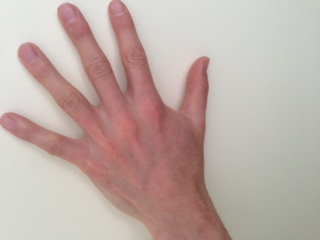
%> input picture images/hands1.jpg, 320 x 240 px
$ octave v5.m   (GNU Octave 9; MATLAB toolbox functions it lacks are replaced by stand-ins)
%> lines starting %> are read from the running program, lines starting %| are printed output that depends on the picture
clc;
close all;
clear;

% [11 lines of commented-out code are left out]

[file,path]=uigetfile('*.pgm','Select image file');
%> the answer given: images/hands1.jpg
ss=strcat(path,file);
img=imread(ss);
%> img is the input picture: size 240x320x3 uint8; mean R, G, B 190.7, 172.4, 165.9

%% Image Standardisation %%
if size(img,3) == 3
    I = rgb2gray(img);
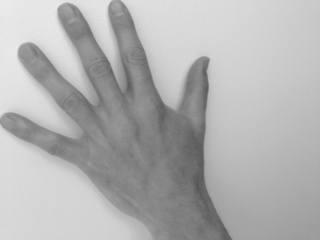
%> I: size 240x320 uint8; min 84, max 235, mean 177.1
end
I = img;
I = imresize(I,[512 512]);
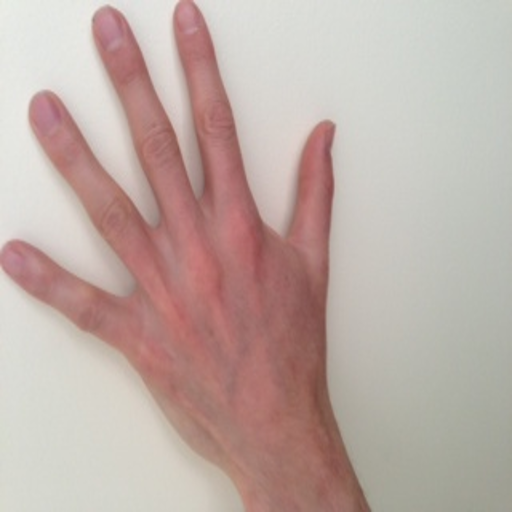
%> I: size 512x512x3 uint8; mean R, G, B 190.7, 172.4, 165.9
I = double(I);
%> I: size 512x512x3 double
figure('Name','Original Image','NumberTitle','off');
imshow(uint8(I));

%% Preprocess Prediction Error %%

Iinv = bitset(I,8,~bitget(I,8));
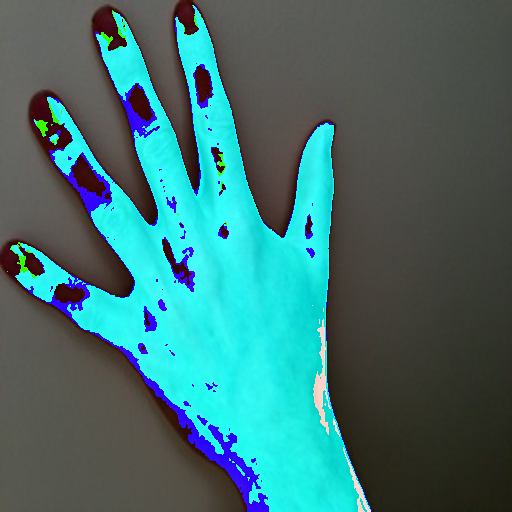
%> Iinv: size 512x512x3 double; mean R, G, B 63.7, 113, 112.7
% figure('Name','I inverse','NumberTitle','off');
% imshow(uint8(Iinv));

pred = zeros(512);
In=zeros(512);
% error = zeros(512);
for ii = 1:512
    for jj = 1:512
        if ii == 1 || jj == 1
            pred(ii,jj) = I(ii,jj);
        else
            pred(ii,jj) = floor((pred(ii-1,jj) + pred(ii,jj-1))/2);
        end
        delta = abs(pred(ii,jj) - I(ii,jj));
        deltainv = abs(pred(ii,jj) - Iinv(ii,jj));
        if(delta >= deltainv)
            if(I(ii,jj)<128)
                In(ii,jj) = pred(ii,jj) - 63;
            else
                In(ii,jj) = pred(ii,jj) + 63;
            end
        else
            In(ii,jj) = I(ii,jj);
        end
        pred(ii,jj) = In(ii,jj);
    end
end
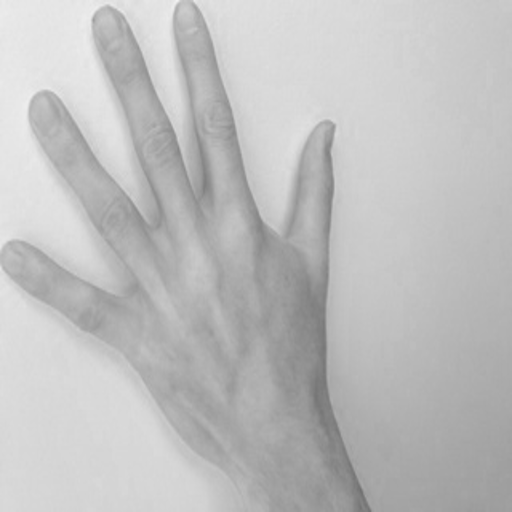
%> In: size 512x512 double; min 111, max 242, mean 190.7
% figure('Name','Prediction Corrected vs Original','NumberTitle','off');
% imshow(In~=I,[]);

%% Encryption %%

Ke = inputdlg({'Enter the Key for Encrypting Image'},'Image Encryption Key',[1,35],{'123456789'});
%> the answer given: 123456789
Ke = str2double((cell2mat(Ke)));
seed = Ke;
rng(seed,'twister');
S = randi(255,512);

Ie = bitxor(S,In);
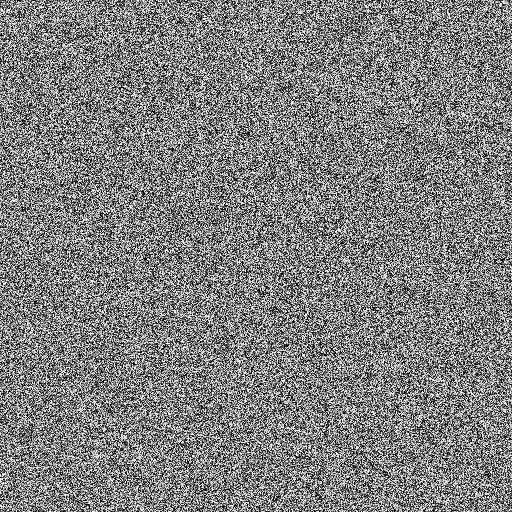
%> Ie: size 512x512 double; min 0, max 255, mean 127.4
figure('Name','Encrypted Image','NumberTitle','off');
imshow(uint8(Ie));

%% Data Embedding %%

data = inputdlg({'Enter the Data to be Embedded'},'Embedding Data',[5,35],{'This is the data to be embedded'});
%> the answer given: This is the data to be embedded
data = (cell2mat(data));

M = [data, (zeros(1,floor(512*512/8) - numel(data)))];

Kw = inputdlg({'Enter the Key for Encrypting Word'},'Word Encryption Key',[1,35],{'123456'});
%> the answer given: 123456
Kw = str2double((cell2mat(Kw)));
seed = Kw;
rng(seed,'twister');
S = randi(255,[1,numel(M)]);

M = double(M);
Me = bitxor(M,S);
Me = Me';
Me = dec2bin(Me);
Me = Me';
Me = reshape(Me,[1,numel(Me)]);
Me = double(Me);
Me = Me - 48;

Iew = Ie;
m=0;
%> (the run ends here)
